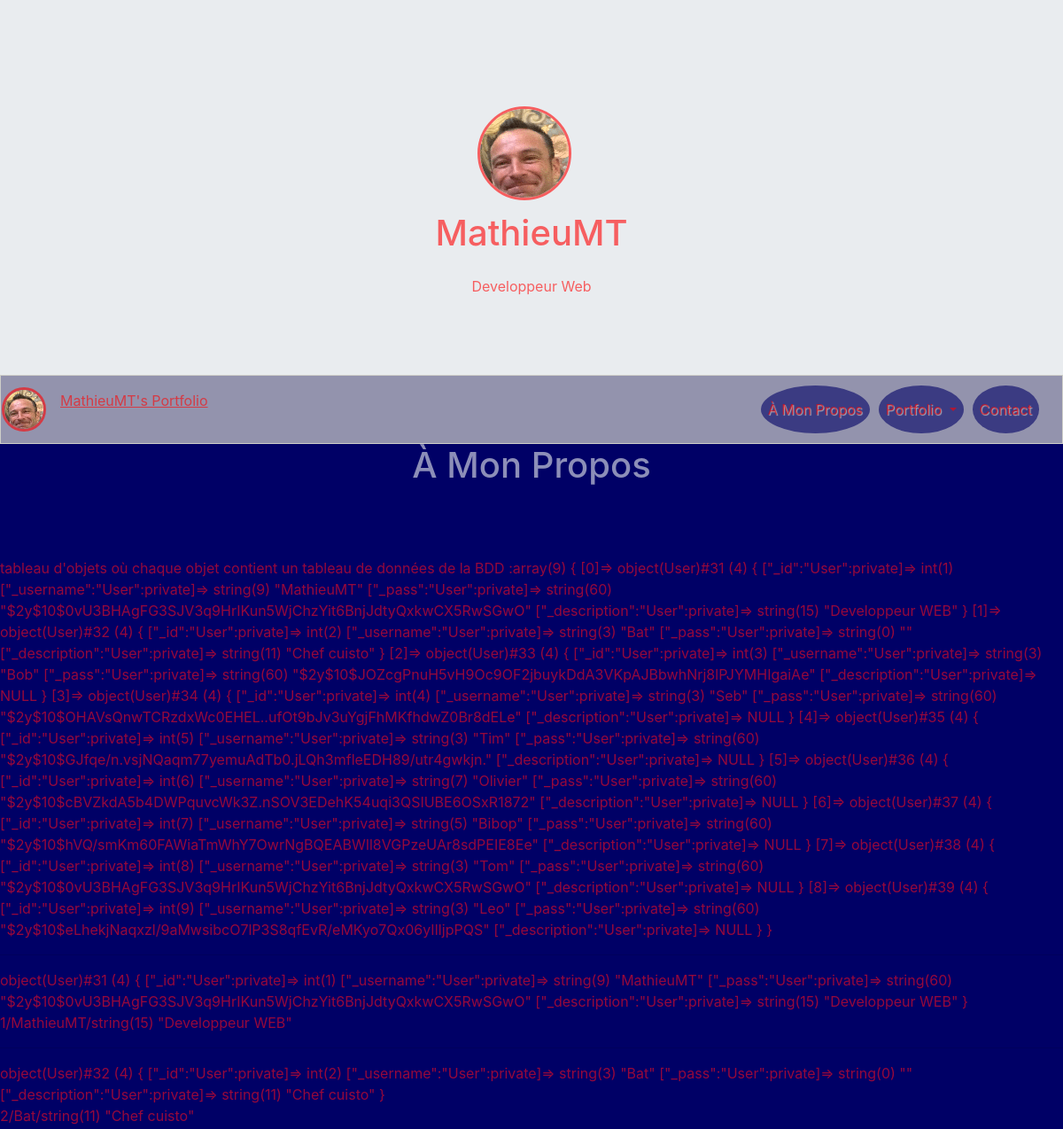
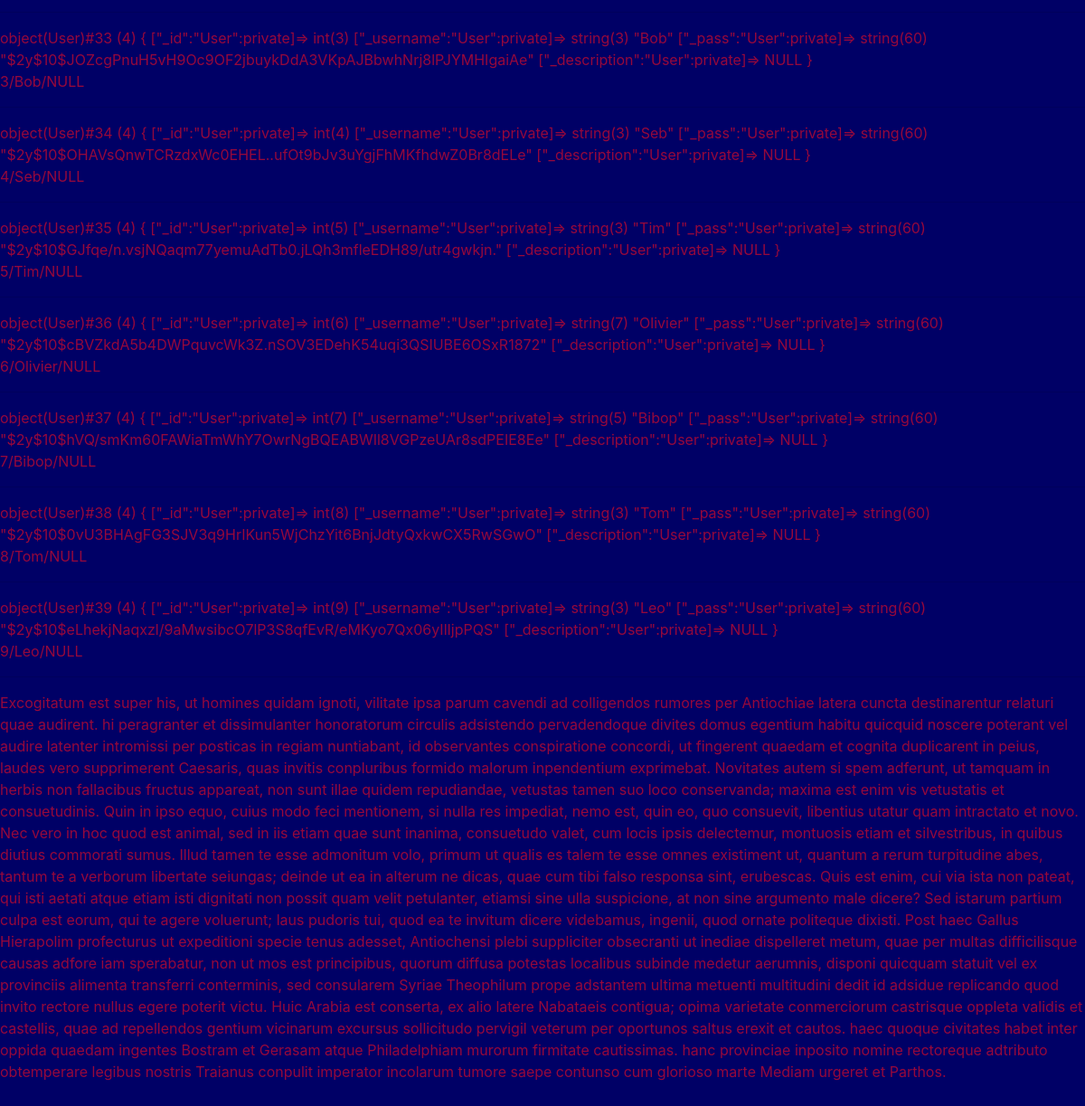
The page / on the database its author committed (2 pictures, top to bottom).
### tables this page shows
CREATE TABLE `users` (
  `id` int(11) NOT NULL,
  `username` varchar(255) NOT NULL,
  `pass` text NOT NULL,
  `description` longtext
);

### Controllers/Frontend/UserController.php (called while the page is built, shortened)
<?php
require_once 'Models/Frontend/User.php';
class UserController {
    private $_user;
    public function __construct(){
        $this->_user = new UserManager();
    }
    public function aboutUser() {
        $aboutUser = $this->_user->getUserDescription();
        $view = new ViewFrontEnd('aboutView');
        $view->generate(array('aboutUser' => $aboutUser));
    }
}

### index.php (called while the page is built, shortened)
<?php
$rooter = new Rooter();
$rooter->rooterRequest();

### Models/Frontend/UserManager.php (called while the page is built)
<?php
require_once 'Models/Frontend/User.php';
require_once 'Models/Model.php';
class UserManager extends Model{
    public function getUserDescription() {
        $users = [];
        $sql = "SELECT * FROM users";
        $aboutUser = $this->executeRequest($sql);
        foreach ($aboutUser as $oneUser) {
            $user = new User($oneUser);
            $users[] = $user;
        }
        return $users;
    }
}

### Models/Model.php (called while the page is built)
<?php
class Model {
    private $db;
    protected function executeRequest($sql, $params = null) {
       if ($params == null) {
            $result = $this->dbConnect()->query($sql);
        }
        else {
            $result = $this->dbConnect()->prepare($sql);
            $result->execute($params);
        }
        return $result;
    }
    private function dbConnect() {
        if ($this->db == null) {
            $this->db = new PDO('mysql:host=localhost; dbname=myPortfolio;charset=utf8', 'root', 'root', array(PDO::ATTR_ERRMODE => PDO::ERRMODE_EXCEPTION));
        }
        return $this->db;
    }
}

### Models/Frontend/User.php (called while the page is built, shortened)
<?php
require_once 'Models/Frontend/UserManager.php';
class User {
    private $_id,$_username,$_pass,$_description;
    public function hydrate(array $data) {
        foreach ($data as $key => $value) {
            $method = 'set' . ucfirst($key);
        }
    }
    public function id() { return $this->_id; }
    public function username() { return $this->_username;}
    public function setId($id) {
        $id = (int) $id;
        if ($id > 0) {
            $this->_id = $id;
        }
    }
    public function setUsername($username) {
        if(is_string($username)) {
            $this->_username = $username;
        }
    }
}

### Views/Frontend/aboutView.php (the view, shortened to what this page needs)
<h1 class="text-center titlePage"><?= $this->title = 'À Mon Propos' ?></h1>
<br/>
<br/>
<br/>
<?php
echo 'tableau d\'objets où chaque objet contient un tableau de données de la BDD :';
var_dump($aboutUser);
echo '<hr>';
foreach ($aboutUser as $eachUser): ?>
<?php var_dump($eachUser); ?>
<fieldset>
    <article>
            <?= $eachUser->id(); ?>/<?= $eachUser->username(); ?>/<?php var_dump($eachUser->description()); ?>
    </article>
</fieldset>
    <hr />
<?php endforeach; ?>
<p>
Excogitatum est super his, ut homines quidam ignoti, vilitate ipsa parum cavendi ad colligendos rumores per Antiochiae latera cuncta destinarentur relaturi quae audirent. hi peragranter et dissimulanter honoratorum circulis adsistendo pervadendoque divites domus egentium habitu quicquid noscere poterant vel audire latenter intromissi per posticas in regiam nuntiabant, id observantes conspiratione concordi, ut fingerent quaedam et cognita duplicarent in peius, laudes vero supprimerent Caesaris, quas invitis conpluribus formido malorum inpendentium exprimebat.
Novitates autem si spem adferunt, ut tamquam in herbis non fallacibus fructus appareat, non sunt illae quidem repudiandae, vetustas tamen suo loco conservanda; maxima est enim vis vetustatis et consuetudinis. Quin in ipso equo, cuius modo feci mentionem, si nulla res impediat, nemo est, quin eo, quo consuevit, libentius utatur quam intractato et novo. Nec vero in hoc quod est animal, sed in iis etiam quae sunt inanima, consuetudo valet, cum locis ipsis delectemur, montuosis etiam et silvestribus, in quibus diutius commorati sumus.
Illud tamen te esse admonitum volo, primum ut qualis es talem te esse omnes existiment ut, quantum a rerum turpitudine abes, tantum te a verborum libertate seiungas; deinde ut ea in alterum ne dicas, quae cum tibi falso responsa sint, erubescas. Quis est enim, cui via ista non pateat, qui isti aetati atque etiam isti dignitati non possit quam velit petulanter, etiamsi sine ulla suspicione, at non sine argumento male dicere? Sed istarum partium culpa est eorum, qui te agere voluerunt; laus pudoris tui, quod ea te invitum dicere videbamus, ingenii, quod ornate politeque dixisti.
Post haec Gallus Hierapolim profecturus ut expeditioni specie tenus adesset, Antiochensi plebi suppliciter obsecranti ut inediae dispelleret metum, quae per multas difficilisque causas adfore iam sperabatur, non ut mos est principibus, quorum diffusa potestas localibus subinde medetur aerumnis, disponi quicquam statuit vel ex provinciis alimenta transferri conterminis, sed consularem Syriae Theophilum prope adstantem ultima metuenti multitudini dedit id adsidue replicando quod invito rectore nullus egere poterit victu.
Huic Arabia est conserta, ex alio latere Nabataeis contigua; opima varietate conmerciorum castrisque oppleta validis et castellis, quae ad repellendos gentium vicinarum excursus sollicitudo pervigil veterum per oportunos saltus erexit et cautos. haec quoque civitates habet inter oppida quaedam ingentes Bostram et Gerasam atque Philadelphiam murorum firmitate cautissimas. hanc provinciae inposito nomine rectoreque adtributo obtemperare legibus nostris Traianus conpulit imperator incolarum tumore saepe contunso cum glorioso marte Mediam urgeret et Parthos.
</p>

### rows shown on the page
users: value "object(User)#31 (4) { [\"_id\":\"User\":private]=> int(1) [\"_username\":\"User\":private]=> string(9) \"MathieuMT\" [\"_pass\":\"User\":private]=> string(60) \"$2y$10$0vU3BHAgFG3SJV3q9HrIKun5WjChzYit6BnjJdtyQxkwCX5RwSGwO\" [\"_description\":\"User\":private]=> string(15) \"Developpeur WEB\" } string(15) \"Developpeur WEB\"", id "1", username "MathieuMT"
users: value "object(User)#32 (4) { [\"_id\":\"User\":private]=> int(2) [\"_username\":\"User\":private]=> string(3) \"Bat\" [\"_pass\":\"User\":private]=> string(0) \"\" [\"_description\":\"User\":private]=> string(11) \"Chef cuisto\" } string(11) \"Chef cuisto\"", id "2", username "Bat"
users: value "object(User)#33 (4) { [\"_id\":\"User\":private]=> int(3) [\"_username\":\"User\":private]=> string(3) \"Bob\" [\"_pass\":\"User\":private]=> string(60) \"$2y$10$JOZcgPnuH5vH9Oc9OF2jbuykDdA3VKpAJBbwhNrj8lPJYMHIgaiAe\" [\"_description\":\"User\":private]=> NULL } NULL", id "3", username "Bob"
users: value "object(User)#34 (4) { [\"_id\":\"User\":private]=> int(4) [\"_username\":\"User\":private]=> string(3) \"Seb\" [\"_pass\":\"User\":private]=> string(60) \"$2y$10$OHAVsQnwTCRzdxWc0EHEL..ufOt9bJv3uYgjFhMKfhdwZ0Br8dELe\" [\"_description\":\"User\":private]=> NULL } NULL", id "4", username "Seb"
users: value "object(User)#35 (4) { [\"_id\":\"User\":private]=> int(5) [\"_username\":\"User\":private]=> string(3) \"Tim\" [\"_pass\":\"User\":private]=> string(60) \"$2y$10$GJfqe/n.vsjNQaqm77yemuAdTb0.jLQh3mfleEDH89/utr4gwkjn.\" [\"_description\":\"User\":private]=> NULL } NULL", id "5", username "Tim"
users: value "object(User)#36 (4) { [\"_id\":\"User\":private]=> int(6) [\"_username\":\"User\":private]=> string(7) \"Olivier\" [\"_pass\":\"User\":private]=> string(60) \"$2y$10$cBVZkdA5b4DWPquvcWk3Z.nSOV3EDehK54uqi3QSIUBE6OSxR1872\" [\"_description\":\"User\":private]=> NULL } NULL", id "6", username "Olivier"
users: value "object(User)#37 (4) { [\"_id\":\"User\":private]=> int(7) [\"_username\":\"User\":private]=> string(5) \"Bibop\" [\"_pass\":\"User\":private]=> string(60) \"$2y$10$hVQ/smKm60FAWiaTmWhY7OwrNgBQEABWIl8VGPzeUAr8sdPEIE8Ee\" [\"_description\":\"User\":private]=> NULL } NULL", id "7", username "Bibop"
users: value "object(User)#38 (4) { [\"_id\":\"User\":private]=> int(8) [\"_username\":\"User\":private]=> string(3) \"Tom\" [\"_pass\":\"User\":private]=> string(60) \"$2y$10$0vU3BHAgFG3SJV3q9HrIKun5WjChzYit6BnjJdtyQxkwCX5RwSGwO\" [\"_description\":\"User\":private]=> NULL } NULL", id "8", username "Tom"
users: value "object(User)#39 (4) { [\"_id\":\"User\":private]=> int(9) [\"_username\":\"User\":private]=> string(3) \"Leo\" [\"_pass\":\"User\":private]=> string(60) \"$2y$10$eLhekjNaqxzl/9aMwsibcO7lP3S8qfEvR/eMKyo7Qx06yIlIjpPQS\" [\"_description\":\"User\":private]=> NULL } NULL", id "9", username "Leo"

### other values the page prints
$this->title = 'À Mon Propos' "À Mon Propos"
